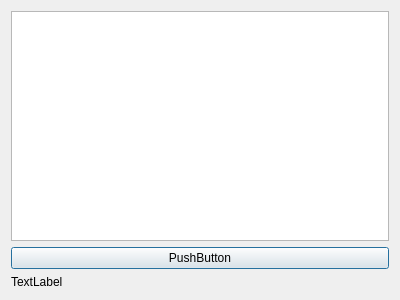
<?xml version="1.0" encoding="UTF-8"?>
<ui version="4.0">
 <class>Dialog</class>
 <widget class="QDialog" name="Dialog">
  <property name="geometry">
   <rect>
    <x>0</x>
    <y>0</y>
    <width>400</width>
    <height>300</height>
   </rect>
  </property>
  <property name="windowTitle">
   <string>Dialog</string>
  </property>
  <layout class="QVBoxLayout" name="verticalLayout">
   <item>
    <widget class="QTextEdit" name="textEdit"/>
   </item>
   <item>
    <widget class="QPushButton" name="pushButton">
     <property name="text">
      <string>PushButton</string>
     </property>
    </widget>
   </item>
   <item>
    <widget class="QLabel" name="label">
     <property name="text">
      <string>TextLabel</string>
     </property>
    </widget>
   </item>
  </layout>
 </widget>
 <resources/>
 <connections/>
</ui>
